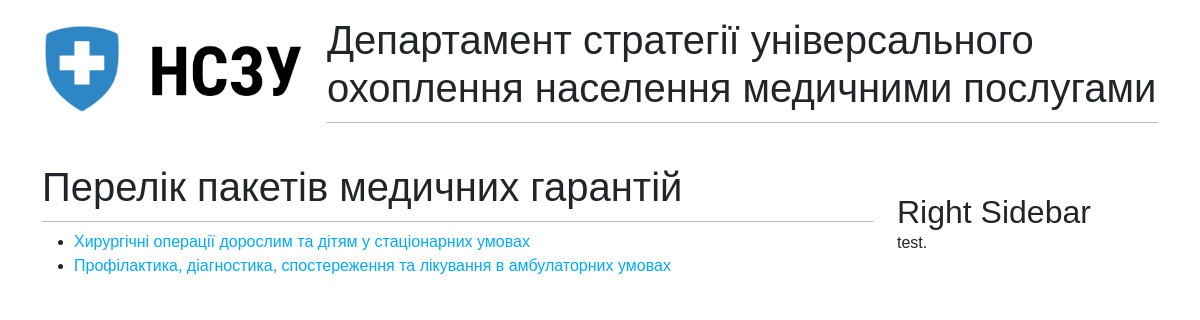
The page / on the database its author committed.
### pmgapp/models.py (models this page shows, shortened)
class Packet(models.Model):
    title = models.CharField(max_length=150)
    packet_number = models.IntegerField(
        unique=True,
        primary_key=True
    )
    postanova = models.TextField(null=True) # запис може бути збережений без
    vymohy = models.TextField(null=True)
    updated = models.DateTimeField(auto_now=True)
    year = models.IntegerField(null=True)
    class Meta:
        ordering = ['packet_number']

### pmgapp/views.py (the view)
# urls.py: path('', views.packet_list, name='packet_list'),
def packet_list(request):
    packets = Packet.objects.all()
    return render(request,
                  'pmgapp/packet_list.html',
                  {'packets': packets})

### pmgapp/templates/pmgapp/packet_list.html (shortened to what this page needs)
{% extends "pmgapp/base.html" %}
{% block content %}
	 <h1>Перелік пакетів медичних гарантій</h1>
       <ul>
  	{% for packet in packets %}
       <li>
          	<a href="{% url 'packet:packet_detail' packet.packet_number %}">{{ packet.title }}</a>
       </li>
        {% endfor %}
      </ul>
{% endblock %}

### pmgapp/static/css/pmg.css (style rules this page uses)
body { margin:0; padding:0; font-family:helvetica, sans-serif; }
a { color:#00abff; text-decoration:none; }
h1 { font-weight:normal; border-bottom:1px solid #bbb; padding:0 0 10px 0; }

### rows shown on the page
Packet: title "Хирургічні операції дорослим та дітям у стаціонарних умовах"
Packet: title "Профілактика, діагностика, спостереження та лікування в амбулаторних умовах"
